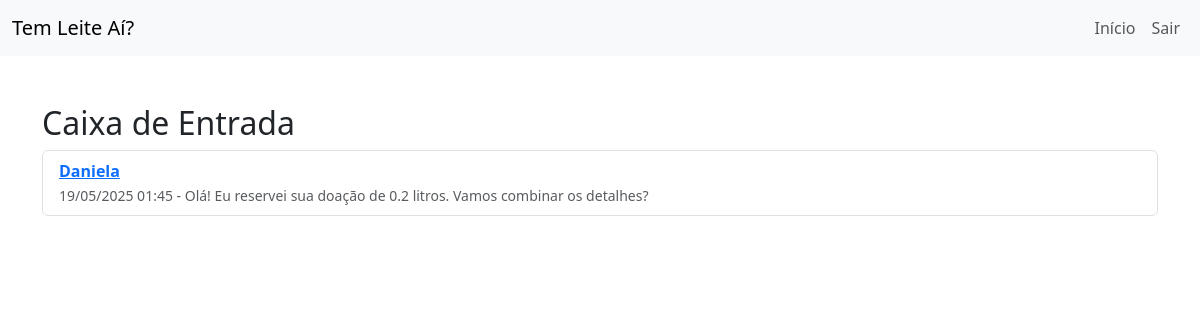
The app's page /caixa_de_entrada (signed in) with its own data.
### app/models.py (models this page shows, shortened)
class User(db.Model, UserMixin):
    __tablename__ = 'user'  # Nome da tabela no banco de dados
    id = db.Column(db.Integer, primary_key=True)
    username = db.Column(db.String(20), unique=True, nullable=False)
    email = db.Column(db.String(120), unique=True, nullable=False)
    password = db.Column(db.String(60), nullable=False)
    tipo = db.Column(db.String(10), nullable=False)  # 'doador' ou 'receptor'
    endereco = db.Column(db.String(200), nullable=True)
    cidade = db.Column(db.String(100), nullable=True)
    estado = db.Column(db.String(50), nullable=True)
    cep = db.Column(db.String(10), nullable=True)
    latitude = db.Column(db.Float, nullable=True)
    longitude = db.Column(db.Float, nullable=True)

class Mensagem(db.Model):
    __tablename__ = 'mensagem'
    id = db.Column(db.Integer, primary_key=True)
    remetente_id = db.Column(db.Integer, db.ForeignKey('user.id'), nullable=False)
    destinatario_id = db.Column(db.Integer, db.ForeignKey('user.id'), nullable=False)
    conteudo = db.Column(db.Text, nullable=False)
    timestamp = db.Column(db.DateTime, nullable=False, default=db.func.current_timestamp())
    remetente = db.relationship('User', foreign_keys=[remetente_id], backref='mensagens_enviadas')
    destinatario = db.relationship('User', foreign_keys=[destinatario_id], backref='mensagens_recebidas')
    lida = db.Column(db.Boolean, default=False, nullable=False)

### app/routes.py (the view)
    @app.route('/caixa_de_entrada')
    @login_required
    def caixa_de_entrada():
        mensagens = Mensagem.query.filter(
            (Mensagem.remetente_id == current_user.id) |
            (Mensagem.destinatario_id == current_user.id)
        ).order_by(Mensagem.timestamp.desc()).all()
        conversas_dict = {}
        for msg in mensagens:
            id1 = msg.remetente_id
            id2 = msg.destinatario_id
            outro_id = id2 if id1 == current_user.id else id1
            chave = tuple(sorted([id1, id2]))  # garante unicidade da conversa
            if chave not in conversas_dict:
                outro_user = User.query.get(outro_id)
                nao_lidas = Mensagem.query.filter_by(
                    remetente_id=outro_id,
                    destinatario_id=current_user.id,
                    lida=False
                ).count()
                conversas_dict[chave] = {
                    'user': outro_user,
                    'ultima_msg': msg,
                    'nao_lidas': nao_lidas
                }
        conversas = list(conversas_dict.values())
        return render_template('caixa_de_entrada.html', conversas=conversas)

### app/models.py (called while the page is built)
@login_manager.user_loader
def load_user(user_id):
    return User.query.get(int(user_id))

### app/templates/caixa_de_entrada.html (shortened to what this page needs)
<!DOCTYPE html>
<html lang="pt-BR">
<head>
    <link href="https://cdn.jsdelivr.net/npm/bootstrap@5.3.0/dist/css/bootstrap.min.css" rel="stylesheet">
</head>
<body>
<nav class="navbar navbar-expand-lg navbar-light bg-light">
    <div class="container-fluid">
        <a class="navbar-brand" href="#">Tem Leite Aí?</a>
        <div class="navbar-nav">
            <a class="nav-link" href="{{ url_for('index') }}">Início</a>
            <a class="nav-link" href="{{ url_for('logout') }}">Sair</a>
        </div>
    </div>
</nav>
<div class="container mt-5">
    <h2>Caixa de Entrada</h2>
    <ul class="list-group">
        {% for c in conversas %}
            <li class="list-group-item d-flex justify-content-between align-items-center">
                <div>
                    <a href="{{ url_for('chat', destinatario_id=c.user.id) }}">
                        <strong>{{ c.user.username }}</strong>
                    </a><br>
                    <small class="text-muted">{{ c.ultima_msg.timestamp.strftime('%d/%m/%Y %H:%M') }} - {{ c.ultima_msg.conteudo }}</small>
                </div>
            </li>
        {% else %}
            <li class="list-group-item">Nenhuma conversa encontrada.</li>
        {% endfor %}
    </ul>
</div>
</body>
</html>

### records on screen
User: user.username "Daniela"
Mensagem: ultima_msg.timestamp "19/05/2025 01:45", ultima_msg.conteudo "Olá! Eu reservei sua doação de 0.2 litros. Vamos combinar os detalhes?"
